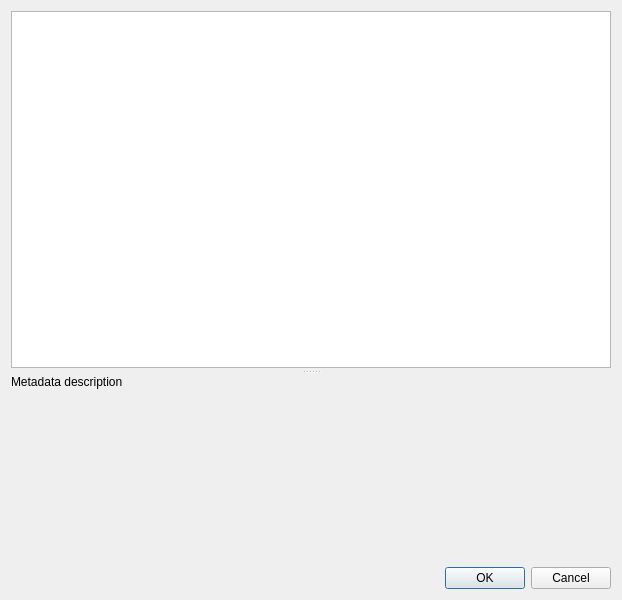
<?xml version="1.0" encoding="UTF-8"?>
<ui version="4.0">
 <class>AddMetadata</class>
 <widget class="QDialog" name="AddMetadata">
  <property name="geometry">
   <rect>
    <x>0</x>
    <y>0</y>
    <width>600</width>
    <height>600</height>
   </rect>
  </property>
  <property name="windowTitle">
   <string>Add metadata property</string>
  </property>
  <layout class="QVBoxLayout" name="verticalLayout">
   <item>
    <widget class="QSplitter" name="splitter">
     <property name="orientation">
      <enum>Qt::Vertical</enum>
     </property>
     <property name="handleWidth">
      <number>7</number>
     </property>
     <property name="childrenCollapsible">
      <bool>false</bool>
     </property>
     <widget class="QListWidget" name="lwProperties">
      <property name="selectionMode">
       <enum>QAbstractItemView::ExtendedSelection</enum>
      </property>
      <property name="uniformItemSizes">
       <bool>true</bool>
      </property>
     </widget>
     <widget class="QLabel" name="lbDescription">
      <property name="sizePolicy">
       <sizepolicy hsizetype="Minimum" vsizetype="Minimum">
        <horstretch>0</horstretch>
        <verstretch>0</verstretch>
       </sizepolicy>
      </property>
      <property name="minimumSize">
       <size>
        <width>600</width>
        <height>100</height>
       </size>
      </property>
      <property name="text">
       <string>Metadata description</string>
      </property>
      <property name="alignment">
       <set>Qt::AlignLeading|Qt::AlignLeft|Qt::AlignTop</set>
      </property>
      <property name="wordWrap">
       <bool>true</bool>
      </property>
     </widget>
    </widget>
   </item>
   <item>
    <widget class="QDialogButtonBox" name="buttonBox">
     <property name="orientation">
      <enum>Qt::Horizontal</enum>
     </property>
     <property name="standardButtons">
      <set>QDialogButtonBox::Cancel|QDialogButtonBox::Ok</set>
     </property>
    </widget>
   </item>
  </layout>
 </widget>
 <resources/>
 <connections>
  <connection>
   <sender>buttonBox</sender>
   <signal>accepted()</signal>
   <receiver>AddMetadata</receiver>
   <slot>accept()</slot>
   <hints>
    <hint type="sourcelabel">
     <x>257</x>
     <y>290</y>
    </hint>
    <hint type="destinationlabel">
     <x>157</x>
     <y>274</y>
    </hint>
   </hints>
  </connection>
  <connection>
   <sender>buttonBox</sender>
   <signal>rejected()</signal>
   <receiver>AddMetadata</receiver>
   <slot>reject()</slot>
   <hints>
    <hint type="sourcelabel">
     <x>325</x>
     <y>290</y>
    </hint>
    <hint type="destinationlabel">
     <x>286</x>
     <y>274</y>
    </hint>
   </hints>
  </connection>
 </connections>
</ui>
